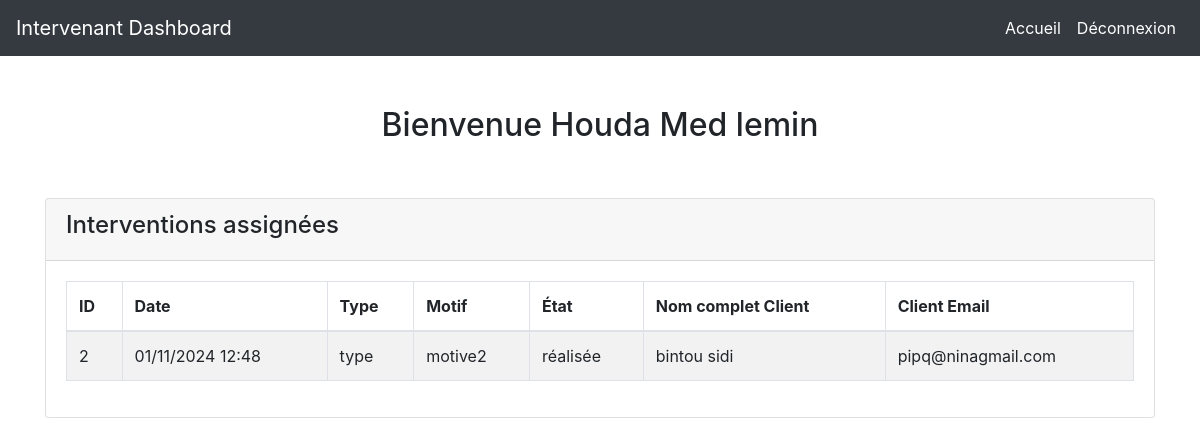
The page /accueil_intervenant/2 on the database its author committed.
### app.py (models this page shows, shortened)
class Intervenant(db.Model):
    id = db.Column(db.Integer, primary_key=True)
    nom = db.Column(db.String(50), nullable=False)
    prenom = db.Column(db.String(50), nullable=False)
    poste = db.Column(db.String(50), nullable=False)
    email = db.Column(db.String(100), unique=True, nullable=False)
    password = db.Column(db.String(200), nullable=False)
    interventions = db.relationship('Intervention', backref='intervenant', lazy=True)

class Intervention(db.Model):
    id = db.Column(db.Integer, primary_key=True)
    date = db.Column(db.DateTime, nullable=False)
    type = db.Column(db.String(50), nullable=False)  # "Soft" or "Hard"
    motive = db.Column(db.String(200), nullable=False)
    etat = db.Column(db.String(50), nullable=False)  # "en attente" or "réalisée"
    id_intervenant = db.Column(db.Integer, db.ForeignKey('intervenant.id'), nullable=False)
    id_client = db.Column(db.Integer, db.ForeignKey('client.id'), nullable=False)

class Client(db.Model):
    id = db.Column(db.Integer, primary_key=True)
    nom = db.Column(db.String(50), nullable=False)
    prenom = db.Column(db.String(50), nullable=False)
    direction = db.Column(db.String(100), nullable=False)
    email = db.Column(db.String(100), unique=True, nullable=False)
    password = db.Column(db.String(200), nullable=False)
    interventions = db.relationship('Intervention', backref='client', lazy=True)

### app.py (the view)
@app.route("/accueil_intervenant/<int:id>")
def accueil_intervenant(id):
    intervenant = Intervenant.query.get_or_404(id)  # Récupérer l'intervenant par ID
    interventions = Intervention.query.filter_by(id_intervenant=id).all()  # Récupérer toutes les interventions de cet intervenant
    return render_template("accueil_intervenant.html", intervenant=intervenant, interventions=interventions)

### templates/accueil_intervenant.html (shortened to what this page needs)
<!DOCTYPE html>
<html lang="fr">
<head>
    <link href="https://maxcdn.bootstrapcdn.com/bootstrap/4.5.2/css/bootstrap.min.css" rel="stylesheet">
</head>
<body>
    <nav class="navbar navbar-expand-lg navbar-dark bg-dark">
        <a class="navbar-brand" href="#">Intervenant Dashboard</a>
        <div class="collapse navbar-collapse" id="navbarNav">
            <ul class="navbar-nav ml-auto">
                <li class="nav-item">
                    <a class="nav-link" href="{{ url_for('accueil_intervenant', id=intervenant.id) }}">Accueil</a>
                </li>
                <li class="nav-item">
                    <a class="nav-link" href="{{ url_for('logout') }}">Déconnexion</a>
                </li>
            </ul>
        </div>
    </nav>
    <div class="container">
        <h2 class="text-center mb-4">Bienvenue {{ intervenant.nom }} {{ intervenant.prenom }}</h2>
        <div class="row">
            <div class="col-md-12">
                <div class="card">
                    <div class="card-header">
                        <h4>Interventions assignées</h4>
                    </div>
                    <div class="card-body">
                        {% if interventions|length == 0 %}
                            <div class="no-intervention">
                                <p>Aucune intervention enregistrée.</p>
                            </div>
                        {% else %}
                            <table class="table table-striped table-bordered">
                                <thead>
                                    <tr>
                                        <th>ID</th>
                                        <th>Date</th>
                                        <th>Type</th>
                                        <th>Motif</th>
                                        <th>État</th>
                                        <th>Nom complet Client</th>
                                        <th>Client Email</th>
                                    </tr>
                                </thead>
                                <tbody>
                                    {% for intervention in interventions %}
                                        <tr>
                                            <td>{{ intervention.id }}</td>
                                            <td>{{ intervention.date.strftime('%d/%m/%Y %H:%M') }}</td>
                                            <td>{{ intervention.type }}</td>
                                            <td>{{ intervention.motive }}</td>
                                            <td>{{ intervention.etat }}</td>
                                            <td>{{ intervention.client.nom }} {{ intervention.client.prenom }}</td>
                                            <td>{{ intervention.client.email }} </td>
                                        </tr>
                                    {% endfor %}
                                </tbody>
                            </table>
                        {% endif %}
                    </div>
                </div>
            </div>
        </div>
    </div>
</body>
</html>

### templates/accueil_intervenant.html (style rules this page uses)
.nav-link { color: #fff !important; }
.container { margin-top: 50px; }
.table th, .table td { vertical-align: middle; }
.card { margin-top: 30px; }

### rows shown on the page
Intervenant: nom "Houda", prenom "Med lemin"
Intervention: id "2", date "01/11/2024 12:48", type "type", motive "motive2", etat "réalisée", client.nom "bintou", client.prenom "sidi", client.email "pipq@ninagmail.com"
